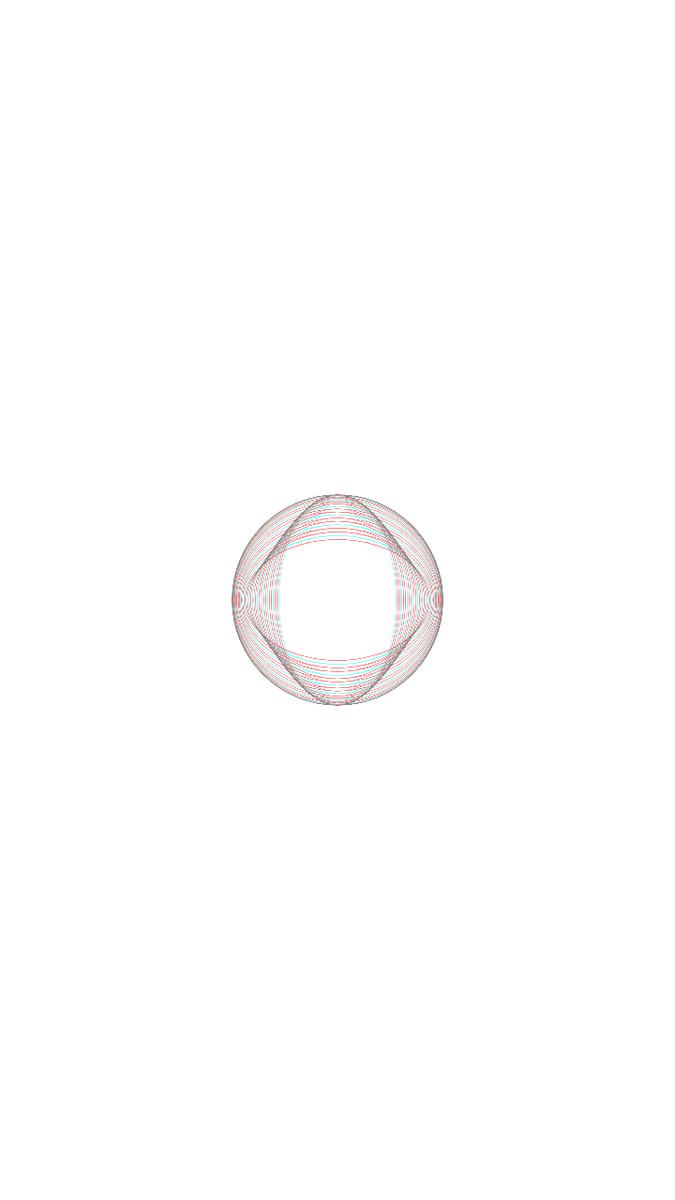
Frame 1 (no input)
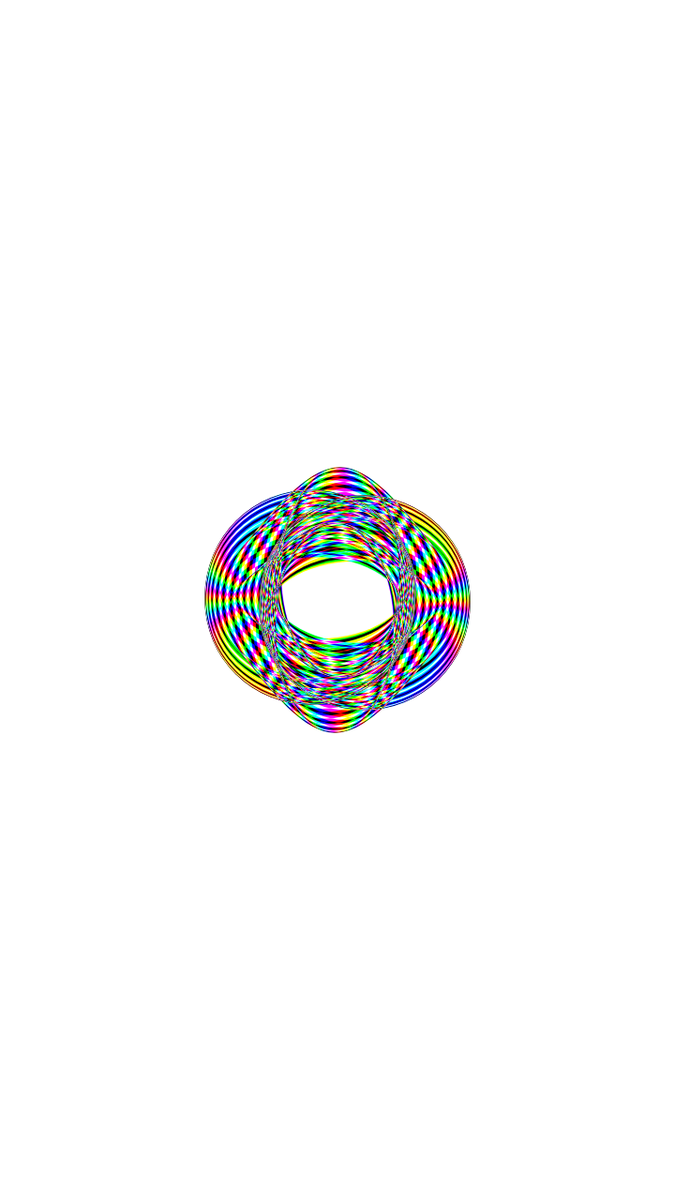
Frame 60 (no input)
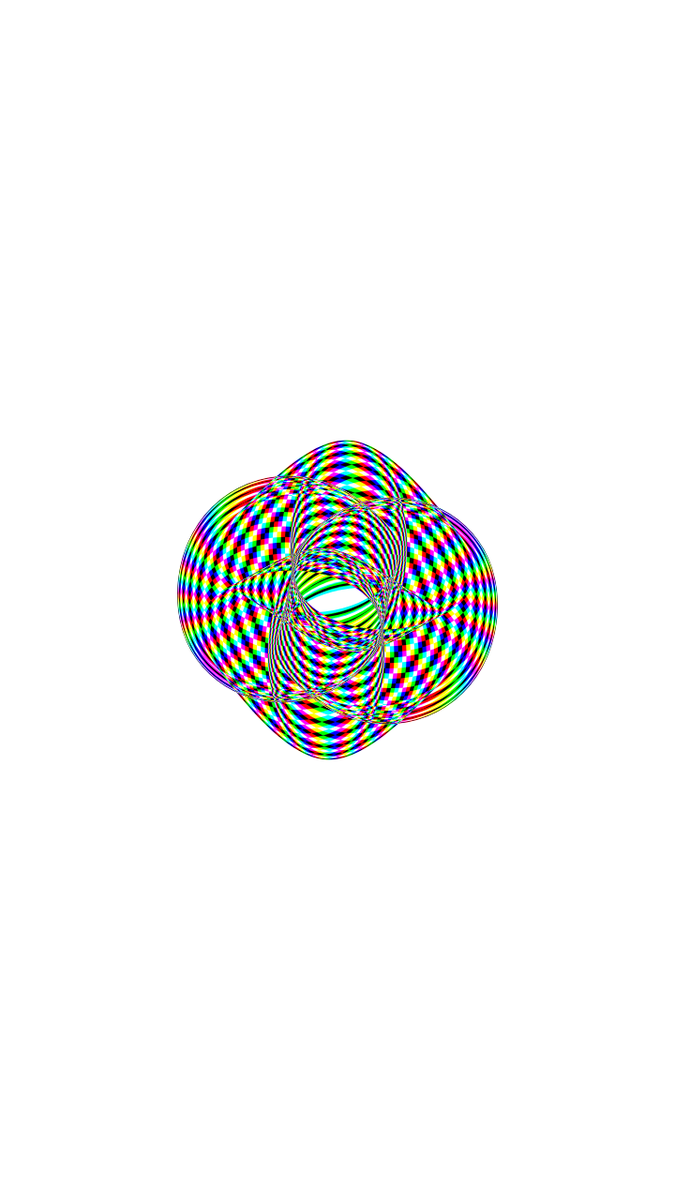
Frame 120 (the mouse pressed at the canvas centre since frame 60)

The p5.js sketch that drew these frames (run headless with seeded random() and noise() and a simulated clock; from frame 60 on, the mouse is pressed at the canvas centre):

// p5.js sketch
// ── sketch.js
function setup() {
  createCanvas(720, 1280);
  rectMode(CENTER);
  noFill();
  noStroke();
  angleMode(DEGREES);

  makeNodes();


  // array of colors: red, green blue
  colors = [
    color(255, 0, 0),
    color(0, 255, 0),
    color(0, 0, 255)
  ];

}

//making the array of nodes
let nodes = [];
let num;
let colors;
let modeChoices = ["square", "circle", "pixel", "ellipse"]
let currentMode;
let countChoices = [
  30,
  35,
  36,
  41,
  48,
  53,
  54,
  60,
  66,
  71,
  72,
  78,
  83,
  89,
  90,
  95,
  96,
  101,
  107,
  120,
  125,
  131,
  132,
  137,
  138,
  143,
  144,
  149,
  155,
  156,
  161,
  162,
  168,
  174,
  179,
  180
]
let count;
const INTERACTION_KEY = 53;

function draw() {
  //default blend mode
  blendMode(BLEND);
  background(255)
  // turn on exclusion
  blendMode(EXCLUSION);
  // display every node and move them
  for (let i = 0; i < nodes.length; i++) {
    nodes[i].display();
    nodes[i].move();
  }

  if (nodes[0].a % 359 === 0) {
    restart()
  }
}

function restart() {
  nodes = [];
  makeNodes();

}

function keyPressed() {
  if (keyCode === INTERACTION_KEY) {
    restart()
  }
}

//fills the nodes array with the nodes
function makeNodes() {
  modeChoices = shuffle(modeChoices)
  currentMode = modeChoices[0]
  //set number of nodes
  countChoices = shuffle(countChoices)
  count = countChoices[0]


  //calculated number of degrees inbetween nodes
  num = 360 / count;

  //indexing for nodes
  // adds the nodes into the array
  for (let i = 0, c = 0; i < 360; i += num, c++) {
    nodes.push(new node(width / 2, height / 2, i, c));
  }
}

//node class
class node {
  //sets starting positions, angles and indexes
  constructor(x, y, a, c) {
    this.x = x;
    this.y = y;
    this.a = a;
    this.i = c;
  }

  //moves the nodes in circular motion
  move() {
    this.a += 0.2;
    this.x = this.x + sin(this.a) * 0.5;
    this.y = this.y + cos(this.a) * 0.5;
  }

  //draws the nodes
  display() {
    //fills node with either red green or blue depending on the index
    fill(colors[this.i % 3]);
    //translates to the position for rotation
    translate(this.x, this.y);
    if (currentMode === "square") {
      rect(0, 0, abs(sin(this.a) * 75) + 125, abs(cos(this.a) * 75) + 125, 50);
    } else if (currentMode === "pixel") {
      rect(0, 0, abs(sin(this.a) * 75) + 125, abs(cos(this.a) * 75) + 125);
    } else if (currentMode === "circle") {
      ellipse(0, 0, abs(sin(this.a) * 100) + 125);
    } else if (currentMode === "ellipse") {
      ellipse(0, 0, abs(sin(this.a) * 100) + 125, abs(cos(this.a + this.a) * 100) + 125);

    }


    //resets translation
    resetMatrix();
  }
}

//Joey Aronson 2019
